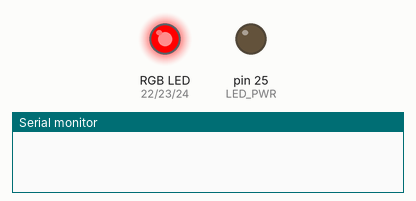
Simulated run of this sketch. Board: Arduino Mega 2560, built with avr-gcc and run on an emulated ATmega2560. Shown: an RGB LED mixed from three pins (HIGH = lit), output pins drawn as LEDs (lit = HIGH), the last lines printed to the serial monitor.

Above: at 0.12 s.
At 1.37 s:
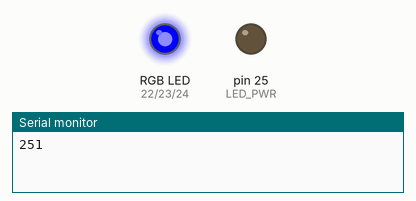
At 2.63 s:
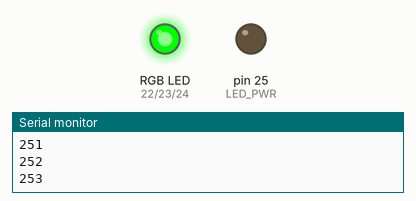
Timing chart, 0 to 3.0 s (numbered marks = the images above):
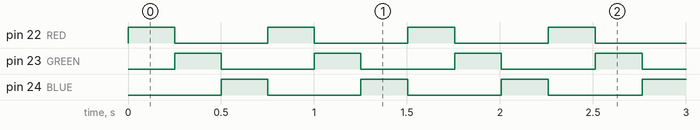

Measured:
- by itself, pin 22 (RED), pin 23 (GREEN), pin 24 (BLUE): repeats every 0.75 s: LOW 0.50 s, HIGH 0.25 s

The sketch:

Test_33_BLE_vol1.ino
```cpp
/*
  #include <ArduinoBLE.h>

  void setup() {
  Serial.begin(9600);
  if (!BLE.begin()) {
    Serial.println("starting BLE failed!");

    while (1);
  }

  Serial.println("BLE Central scan");

  // start scanning for peripheral
  BLE.scan();

  // …


  }

  void loop() {
  while (BLE.connected()) {
    BLE.stopScan();

    BLEDevice peripheral = BLE.available();

    if (peripheral) {
      // BLE LED Switch Characteristic - custom 128-bit UUID, read and writable by central
      BLEByteCharacteristic switchCharacteristic("19B10001-E8F2-537E-4F6C-D104768A1214", BLERead | BLEWrite);

      // …

      if (switchCharacteristic.value()) {   // any value other than 0
        Serial.println("LED on");
        digitalWrite(23, HIGH);         // will turn the LED on
      } else {                              // a 0 value
        Serial.println(F("LED off"));
        digitalWrite(23, LOW);          // will turn the LED off
      }
    }
  }
  }
*/
// How to control the RGB Led and Power Led of the Nano 33 BLE boards.

#define RED 22
#define BLUE 24
#define GREEN 23
#define LED_PWR 25

int sec = 250;
void setup() {

Serial.begin(9600);
  pinMode(RED, OUTPUT);
  pinMode(BLUE, OUTPUT);
  pinMode(GREEN, OUTPUT);
  pinMode(LED_PWR, OUTPUT);

}


void loop() {
  digitalWrite(BLUE, LOW);
  digitalWrite(RED, HIGH);
  delay(sec);
  digitalWrite(GREEN, HIGH);
  digitalWrite(RED, LOW);
  delay(sec);
  digitalWrite(BLUE, HIGH);
  digitalWrite(GREEN, LOW);
  delay(sec);

  if (sec < 1000) {
    sec++;
  } else {
    sec = 1;
  }
  Serial.println(sec);
}
```
